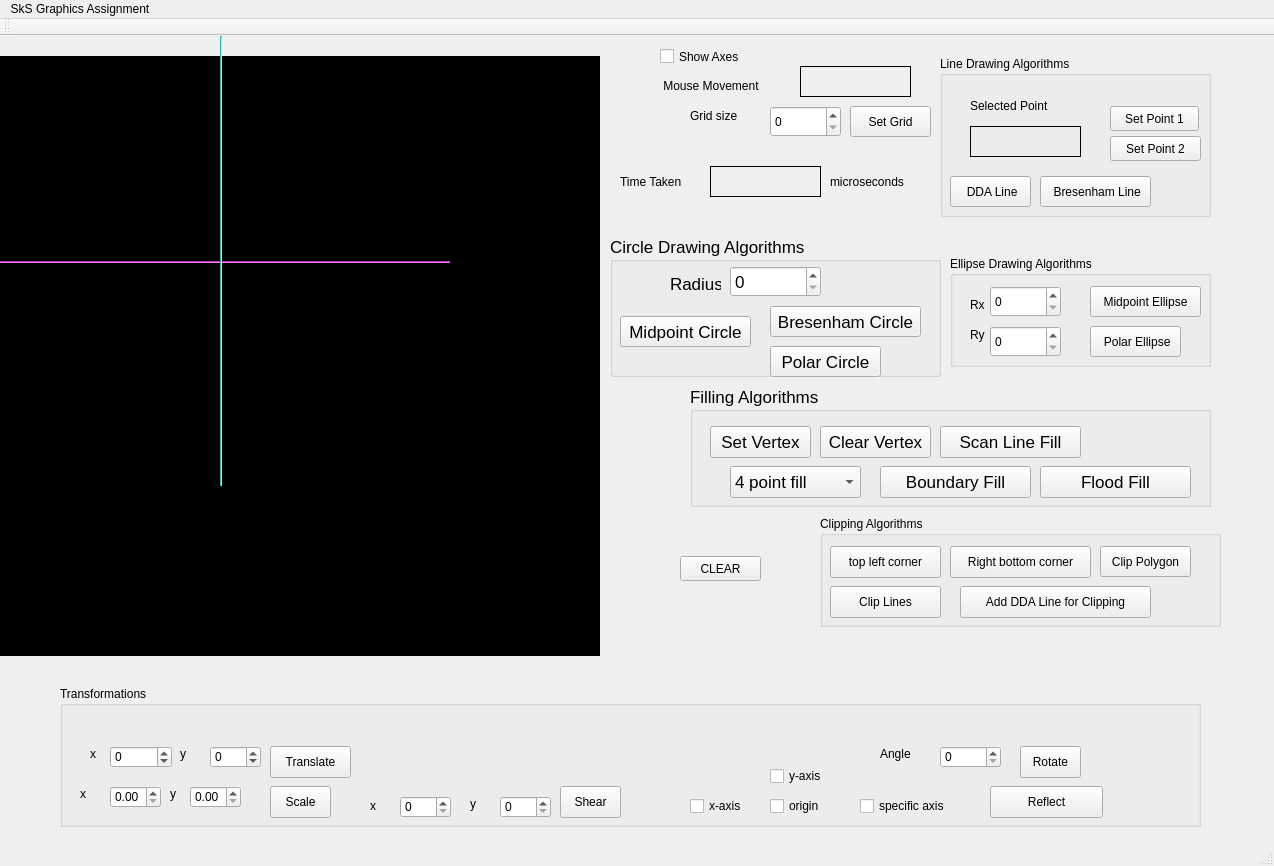
<?xml version="1.0" encoding="UTF-8"?>
<ui version="4.0">
 <class>MainWindow</class>
 <widget class="QMainWindow" name="MainWindow">
  <property name="geometry">
   <rect>
    <x>0</x>
    <y>0</y>
    <width>1274</width>
    <height>866</height>
   </rect>
  </property>
  <property name="windowTitle">
   <string>MainWindow</string>
  </property>
  <widget class="QWidget" name="centralWidget">
   <widget class="my_label" name="frame">
    <property name="geometry">
     <rect>
      <x>0</x>
      <y>20</y>
      <width>600</width>
      <height>600</height>
     </rect>
    </property>
    <property name="mouseTracking">
     <bool>true</bool>
    </property>
    <property name="styleSheet">
     <string notr="true">background-color: rgb(0, 0, 0);</string>
    </property>
    <property name="frameShape">
     <enum>QFrame::Box</enum>
    </property>
    <property name="text">
     <string/>
    </property>
   </widget>
   <widget class="QLabel" name="mouse_movement">
    <property name="geometry">
     <rect>
      <x>800</x>
      <y>30</y>
      <width>111</width>
      <height>31</height>
     </rect>
    </property>
    <property name="frameShape">
     <enum>QFrame::Panel</enum>
    </property>
    <property name="text">
     <string/>
    </property>
   </widget>
   <widget class="QLabel" name="label_3">
    <property name="geometry">
     <rect>
      <x>650</x>
      <y>40</y>
      <width>141</width>
      <height>20</height>
     </rect>
    </property>
    <property name="text">
     <string>    Mouse Movement</string>
    </property>
   </widget>
   <widget class="Line" name="x_axis">
    <property name="geometry">
     <rect>
      <x>0</x>
      <y>225</y>
      <width>450</width>
      <height>2</height>
     </rect>
    </property>
    <property name="styleSheet">
     <string notr="true">background-color: rgb(255, 85, 255);</string>
    </property>
    <property name="orientation">
     <enum>Qt::Horizontal</enum>
    </property>
   </widget>
   <widget class="Line" name="y_axis">
    <property name="geometry">
     <rect>
      <x>220</x>
      <y>0</y>
      <width>2</width>
      <height>450</height>
     </rect>
    </property>
    <property name="styleSheet">
     <string notr="true">
background-color: rgb(85, 255, 255);</string>
    </property>
    <property name="orientation">
     <enum>Qt::Vertical</enum>
    </property>
   </widget>
   <widget class="QCheckBox" name="show_axes">
    <property name="geometry">
     <rect>
      <x>660</x>
      <y>10</y>
      <width>101</width>
      <height>21</height>
     </rect>
    </property>
    <property name="text">
     <string>Show Axes</string>
    </property>
   </widget>
   <widget class="QPushButton" name="setgridbutton">
    <property name="geometry">
     <rect>
      <x>850</x>
      <y>70</y>
      <width>81</width>
      <height>31</height>
     </rect>
    </property>
    <property name="text">
     <string>Set Grid</string>
    </property>
   </widget>
   <widget class="QSpinBox" name="gridspinbox">
    <property name="geometry">
     <rect>
      <x>770</x>
      <y>70</y>
      <width>71</width>
      <height>31</height>
     </rect>
    </property>
   </widget>
   <widget class="QPushButton" name="resetButton">
    <property name="geometry">
     <rect>
      <x>680</x>
      <y>520</y>
      <width>81</width>
      <height>25</height>
     </rect>
    </property>
    <property name="text">
     <string>CLEAR</string>
    </property>
   </widget>
   <widget class="QLabel" name="timeTaken">
    <property name="geometry">
     <rect>
      <x>710</x>
      <y>130</y>
      <width>111</width>
      <height>31</height>
     </rect>
    </property>
    <property name="frameShape">
     <enum>QFrame::Panel</enum>
    </property>
    <property name="text">
     <string/>
    </property>
   </widget>
   <widget class="QLabel" name="label_7">
    <property name="geometry">
     <rect>
      <x>620</x>
      <y>130</y>
      <width>81</width>
      <height>31</height>
     </rect>
    </property>
    <property name="text">
     <string>Time Taken</string>
    </property>
   </widget>
   <widget class="QGroupBox" name="groupBox">
    <property name="geometry">
     <rect>
      <x>940</x>
      <y>20</y>
      <width>271</width>
      <height>161</height>
     </rect>
    </property>
    <property name="title">
     <string>Line Drawing Algorithms</string>
    </property>
    <widget class="QPushButton" name="bresenhamLine">
     <property name="geometry">
      <rect>
       <x>100</x>
       <y>120</y>
       <width>111</width>
       <height>31</height>
      </rect>
     </property>
     <property name="text">
      <string> Bresenham Line</string>
     </property>
    </widget>
    <widget class="QPushButton" name="setpoint2">
     <property name="geometry">
      <rect>
       <x>170</x>
       <y>80</y>
       <width>91</width>
       <height>25</height>
      </rect>
     </property>
     <property name="text">
      <string>Set Point 2</string>
     </property>
    </widget>
    <widget class="QPushButton" name="DDAline">
     <property name="geometry">
      <rect>
       <x>10</x>
       <y>120</y>
       <width>81</width>
       <height>31</height>
      </rect>
     </property>
     <property name="text">
      <string> DDA Line</string>
     </property>
    </widget>
    <widget class="QLabel" name="mouse_pressed">
     <property name="geometry">
      <rect>
       <x>30</x>
       <y>70</y>
       <width>111</width>
       <height>31</height>
      </rect>
     </property>
     <property name="frameShape">
      <enum>QFrame::Panel</enum>
     </property>
     <property name="text">
      <string/>
     </property>
    </widget>
    <widget class="QLabel" name="label_5">
     <property name="geometry">
      <rect>
       <x>30</x>
       <y>40</y>
       <width>121</width>
       <height>20</height>
      </rect>
     </property>
     <property name="text">
      <string>Selected Point</string>
     </property>
    </widget>
    <widget class="QPushButton" name="setpoint1">
     <property name="geometry">
      <rect>
       <x>170</x>
       <y>50</y>
       <width>89</width>
       <height>25</height>
      </rect>
     </property>
     <property name="text">
      <string>Set Point 1</string>
     </property>
    </widget>
   </widget>
   <widget class="QGroupBox" name="groupBox_2">
    <property name="geometry">
     <rect>
      <x>610</x>
      <y>200</y>
      <width>331</width>
      <height>141</height>
     </rect>
    </property>
    <property name="font">
     <font>
      <pointsize>13</pointsize>
      <weight>50</weight>
      <bold>false</bold>
     </font>
    </property>
    <property name="title">
     <string>Circle Drawing Algorithms</string>
    </property>
    <widget class="QLabel" name="label_4">
     <property name="geometry">
      <rect>
       <x>60</x>
       <y>40</y>
       <width>51</width>
       <height>16</height>
      </rect>
     </property>
     <property name="text">
      <string>Radius</string>
     </property>
    </widget>
    <widget class="QSpinBox" name="radiusSpinBox">
     <property name="geometry">
      <rect>
       <x>120</x>
       <y>30</y>
       <width>91</width>
       <height>31</height>
      </rect>
     </property>
    </widget>
    <widget class="QPushButton" name="midpointCircle">
     <property name="geometry">
      <rect>
       <x>10</x>
       <y>80</y>
       <width>131</width>
       <height>31</height>
      </rect>
     </property>
     <property name="text">
      <string>Midpoint Circle</string>
     </property>
    </widget>
    <widget class="QPushButton" name="bresenhamCircle">
     <property name="geometry">
      <rect>
       <x>160</x>
       <y>70</y>
       <width>151</width>
       <height>31</height>
      </rect>
     </property>
     <property name="text">
      <string>Bresenham Circle</string>
     </property>
    </widget>
    <widget class="QPushButton" name="polarCircle">
     <property name="geometry">
      <rect>
       <x>160</x>
       <y>110</y>
       <width>111</width>
       <height>31</height>
      </rect>
     </property>
     <property name="text">
      <string>Polar Circle</string>
     </property>
    </widget>
   </widget>
   <widget class="QGroupBox" name="groupBox_3">
    <property name="geometry">
     <rect>
      <x>950</x>
      <y>220</y>
      <width>261</width>
      <height>111</height>
     </rect>
    </property>
    <property name="font">
     <font>
      <weight>50</weight>
      <bold>false</bold>
     </font>
    </property>
    <property name="title">
     <string>Ellipse Drawing Algorithms</string>
    </property>
    <widget class="QLabel" name="label">
     <property name="geometry">
      <rect>
       <x>20</x>
       <y>40</y>
       <width>21</width>
       <height>17</height>
      </rect>
     </property>
     <property name="text">
      <string>Rx</string>
     </property>
    </widget>
    <widget class="QSpinBox" name="xaxisRadius">
     <property name="geometry">
      <rect>
       <x>40</x>
       <y>30</y>
       <width>71</width>
       <height>31</height>
      </rect>
     </property>
    </widget>
    <widget class="QLabel" name="label_2">
     <property name="geometry">
      <rect>
       <x>20</x>
       <y>70</y>
       <width>21</width>
       <height>17</height>
      </rect>
     </property>
     <property name="text">
      <string>Ry</string>
     </property>
    </widget>
    <widget class="QSpinBox" name="yaxisRadius">
     <property name="geometry">
      <rect>
       <x>40</x>
       <y>70</y>
       <width>71</width>
       <height>31</height>
      </rect>
     </property>
    </widget>
    <widget class="QPushButton" name="midpointEllipse">
     <property name="geometry">
      <rect>
       <x>140</x>
       <y>30</y>
       <width>111</width>
       <height>31</height>
      </rect>
     </property>
     <property name="text">
      <string>Midpoint Ellipse</string>
     </property>
    </widget>
    <widget class="QPushButton" name="polarEllipse">
     <property name="geometry">
      <rect>
       <x>140</x>
       <y>70</y>
       <width>91</width>
       <height>31</height>
      </rect>
     </property>
     <property name="text">
      <string> Polar Ellipse</string>
     </property>
    </widget>
   </widget>
   <widget class="QLabel" name="label_8">
    <property name="geometry">
     <rect>
      <x>690</x>
      <y>70</y>
      <width>61</width>
      <height>20</height>
     </rect>
    </property>
    <property name="text">
     <string>Grid size</string>
    </property>
   </widget>
   <widget class="QLabel" name="label_9">
    <property name="geometry">
     <rect>
      <x>830</x>
      <y>130</y>
      <width>91</width>
      <height>31</height>
     </rect>
    </property>
    <property name="text">
     <string>microseconds</string>
    </property>
   </widget>
   <widget class="QLabel" name="label_10">
    <property name="geometry">
     <rect>
      <x>870</x>
      <y>20</y>
      <width>141</width>
      <height>16</height>
     </rect>
    </property>
    <property name="font">
     <font>
      <weight>75</weight>
      <bold>true</bold>
     </font>
    </property>
    <property name="text">
     <string/>
    </property>
   </widget>
   <widget class="QGroupBox" name="groupBox_4">
    <property name="geometry">
     <rect>
      <x>690</x>
      <y>350</y>
      <width>521</width>
      <height>121</height>
     </rect>
    </property>
    <property name="font">
     <font>
      <pointsize>13</pointsize>
      <weight>50</weight>
      <bold>false</bold>
     </font>
    </property>
    <property name="title">
     <string>Filling Algorithms</string>
    </property>
    <widget class="QPushButton" name="setVertex">
     <property name="geometry">
      <rect>
       <x>20</x>
       <y>40</y>
       <width>101</width>
       <height>32</height>
      </rect>
     </property>
     <property name="text">
      <string>Set Vertex</string>
     </property>
    </widget>
    <widget class="QPushButton" name="clearVertex">
     <property name="geometry">
      <rect>
       <x>130</x>
       <y>40</y>
       <width>111</width>
       <height>32</height>
      </rect>
     </property>
     <property name="text">
      <string>Clear Vertex</string>
     </property>
    </widget>
    <widget class="QPushButton" name="scanlinefill">
     <property name="geometry">
      <rect>
       <x>250</x>
       <y>40</y>
       <width>141</width>
       <height>32</height>
      </rect>
     </property>
     <property name="text">
      <string>Scan Line Fill</string>
     </property>
    </widget>
    <widget class="QComboBox" name="fill_selector">
     <property name="geometry">
      <rect>
       <x>40</x>
       <y>80</y>
       <width>131</width>
       <height>32</height>
      </rect>
     </property>
     <item>
      <property name="text">
       <string>4 point fill</string>
      </property>
     </item>
     <item>
      <property name="text">
       <string>8 point fill</string>
      </property>
     </item>
    </widget>
    <widget class="QPushButton" name="boundaryfill">
     <property name="geometry">
      <rect>
       <x>190</x>
       <y>80</y>
       <width>151</width>
       <height>32</height>
      </rect>
     </property>
     <property name="text">
      <string>Boundary Fill</string>
     </property>
    </widget>
    <widget class="QPushButton" name="floodfill">
     <property name="geometry">
      <rect>
       <x>350</x>
       <y>80</y>
       <width>151</width>
       <height>32</height>
      </rect>
     </property>
     <property name="text">
      <string>Flood Fill</string>
     </property>
    </widget>
   </widget>
   <widget class="QGroupBox" name="groupBox_5">
    <property name="geometry">
     <rect>
      <x>60</x>
      <y>650</y>
      <width>1141</width>
      <height>141</height>
     </rect>
    </property>
    <property name="font">
     <font>
      <weight>50</weight>
      <bold>false</bold>
     </font>
    </property>
    <property name="title">
     <string>Transformations</string>
    </property>
    <widget class="QLabel" name="label_18">
     <property name="geometry">
      <rect>
       <x>820</x>
       <y>60</y>
       <width>41</width>
       <height>16</height>
      </rect>
     </property>
     <property name="text">
      <string>Angle</string>
     </property>
    </widget>
    <widget class="QLabel" name="label_15">
     <property name="geometry">
      <rect>
       <x>110</x>
       <y>100</y>
       <width>16</width>
       <height>16</height>
      </rect>
     </property>
     <property name="text">
      <string>y</string>
     </property>
    </widget>
    <widget class="QLabel" name="label_12">
     <property name="geometry">
      <rect>
       <x>30</x>
       <y>60</y>
       <width>16</width>
       <height>16</height>
      </rect>
     </property>
     <property name="text">
      <string>x</string>
     </property>
    </widget>
    <widget class="QLabel" name="label_16">
     <property name="geometry">
      <rect>
       <x>310</x>
       <y>110</y>
       <width>20</width>
       <height>20</height>
      </rect>
     </property>
     <property name="text">
      <string>x</string>
     </property>
    </widget>
    <widget class="QPushButton" name="shearing_2">
     <property name="geometry">
      <rect>
       <x>960</x>
       <y>60</y>
       <width>61</width>
       <height>32</height>
      </rect>
     </property>
     <property name="text">
      <string>Rotate</string>
     </property>
    </widget>
    <widget class="QSpinBox" name="xshear">
     <property name="geometry">
      <rect>
       <x>340</x>
       <y>110</y>
       <width>51</width>
       <height>22</height>
      </rect>
     </property>
    </widget>
    <widget class="QLabel" name="label_17">
     <property name="geometry">
      <rect>
       <x>410</x>
       <y>110</y>
       <width>16</width>
       <height>16</height>
      </rect>
     </property>
     <property name="text">
      <string>y</string>
     </property>
    </widget>
    <widget class="QDoubleSpinBox" name="yscale">
     <property name="geometry">
      <rect>
       <x>130</x>
       <y>100</y>
       <width>51</width>
       <height>22</height>
      </rect>
     </property>
    </widget>
    <widget class="QPushButton" name="scaling">
     <property name="geometry">
      <rect>
       <x>210</x>
       <y>100</y>
       <width>61</width>
       <height>32</height>
      </rect>
     </property>
     <property name="text">
      <string>Scale</string>
     </property>
    </widget>
    <widget class="QSpinBox" name="anglespinbox">
     <property name="geometry">
      <rect>
       <x>880</x>
       <y>60</y>
       <width>61</width>
       <height>22</height>
      </rect>
     </property>
    </widget>
    <widget class="QLabel" name="label_13">
     <property name="geometry">
      <rect>
       <x>120</x>
       <y>60</y>
       <width>16</width>
       <height>16</height>
      </rect>
     </property>
     <property name="text">
      <string>y</string>
     </property>
    </widget>
    <widget class="QLabel" name="label_14">
     <property name="geometry">
      <rect>
       <x>20</x>
       <y>100</y>
       <width>16</width>
       <height>16</height>
      </rect>
     </property>
     <property name="text">
      <string>x</string>
     </property>
    </widget>
    <widget class="QPushButton" name="translation">
     <property name="geometry">
      <rect>
       <x>210</x>
       <y>60</y>
       <width>81</width>
       <height>32</height>
      </rect>
     </property>
     <property name="text">
      <string>Translate</string>
     </property>
    </widget>
    <widget class="QDoubleSpinBox" name="xscale">
     <property name="geometry">
      <rect>
       <x>50</x>
       <y>100</y>
       <width>51</width>
       <height>22</height>
      </rect>
     </property>
    </widget>
    <widget class="QPushButton" name="shearing">
     <property name="geometry">
      <rect>
       <x>500</x>
       <y>100</y>
       <width>61</width>
       <height>32</height>
      </rect>
     </property>
     <property name="text">
      <string>Shear</string>
     </property>
    </widget>
    <widget class="QSpinBox" name="yshear">
     <property name="geometry">
      <rect>
       <x>440</x>
       <y>110</y>
       <width>51</width>
       <height>22</height>
      </rect>
     </property>
    </widget>
    <widget class="QPushButton" name="reflection">
     <property name="geometry">
      <rect>
       <x>930</x>
       <y>100</y>
       <width>113</width>
       <height>32</height>
      </rect>
     </property>
     <property name="text">
      <string>Reflect</string>
     </property>
    </widget>
    <widget class="QCheckBox" name="reflectyaxis">
     <property name="geometry">
      <rect>
       <x>710</x>
       <y>80</y>
       <width>61</width>
       <height>20</height>
      </rect>
     </property>
     <property name="text">
      <string>y-axis</string>
     </property>
    </widget>
    <widget class="QCheckBox" name="reflectorigin">
     <property name="geometry">
      <rect>
       <x>710</x>
       <y>110</y>
       <width>61</width>
       <height>20</height>
      </rect>
     </property>
     <property name="text">
      <string>origin</string>
     </property>
    </widget>
    <widget class="QCheckBox" name="reflectxaxis">
     <property name="geometry">
      <rect>
       <x>630</x>
       <y>110</y>
       <width>61</width>
       <height>20</height>
      </rect>
     </property>
     <property name="text">
      <string>x-axis</string>
     </property>
    </widget>
    <widget class="QCheckBox" name="reflectionaxis">
     <property name="geometry">
      <rect>
       <x>800</x>
       <y>110</y>
       <width>111</width>
       <height>20</height>
      </rect>
     </property>
     <property name="text">
      <string>specific axis</string>
     </property>
    </widget>
    <widget class="QSpinBox" name="xtranslate">
     <property name="geometry">
      <rect>
       <x>50</x>
       <y>60</y>
       <width>62</width>
       <height>22</height>
      </rect>
     </property>
     <property name="minimum">
      <number>-99</number>
     </property>
    </widget>
    <widget class="QSpinBox" name="ytranslate">
     <property name="geometry">
      <rect>
       <x>150</x>
       <y>60</y>
       <width>51</width>
       <height>22</height>
      </rect>
     </property>
     <property name="minimum">
      <number>-99</number>
     </property>
    </widget>
   </widget>
   <widget class="QGroupBox" name="groupBox_6">
    <property name="geometry">
     <rect>
      <x>820</x>
      <y>480</y>
      <width>401</width>
      <height>111</height>
     </rect>
    </property>
    <property name="font">
     <font>
      <weight>50</weight>
      <bold>false</bold>
     </font>
    </property>
    <property name="title">
     <string>Clipping Algorithms</string>
    </property>
    <widget class="QPushButton" name="drawDDALineByStoringPoints">
     <property name="geometry">
      <rect>
       <x>140</x>
       <y>70</y>
       <width>191</width>
       <height>32</height>
      </rect>
     </property>
     <property name="text">
      <string>Add DDA Line for Clipping</string>
     </property>
    </widget>
    <widget class="QPushButton" name="setCorner1">
     <property name="geometry">
      <rect>
       <x>10</x>
       <y>30</y>
       <width>111</width>
       <height>32</height>
      </rect>
     </property>
     <property name="text">
      <string>top left corner</string>
     </property>
    </widget>
    <widget class="QPushButton" name="setCorner2">
     <property name="geometry">
      <rect>
       <x>130</x>
       <y>30</y>
       <width>141</width>
       <height>32</height>
      </rect>
     </property>
     <property name="text">
      <string>Right bottom corner</string>
     </property>
    </widget>
    <widget class="QPushButton" name="lineclipping">
     <property name="geometry">
      <rect>
       <x>10</x>
       <y>70</y>
       <width>111</width>
       <height>32</height>
      </rect>
     </property>
     <property name="text">
      <string>Clip Lines</string>
     </property>
    </widget>
    <widget class="QPushButton" name="polygonclipping">
     <property name="geometry">
      <rect>
       <x>280</x>
       <y>30</y>
       <width>91</width>
       <height>31</height>
      </rect>
     </property>
     <property name="text">
      <string>Clip Polygon</string>
     </property>
    </widget>
   </widget>
  </widget>
  <widget class="QMenuBar" name="menuBar">
   <property name="geometry">
    <rect>
     <x>0</x>
     <y>0</y>
     <width>1274</width>
     <height>23</height>
    </rect>
   </property>
   <widget class="QMenu" name="menuDebargha_s_Graphics_Assignment">
    <property name="title">
     <string>SkS Graphics Assignment</string>
    </property>
   </widget>
   <addaction name="menuDebargha_s_Graphics_Assignment"/>
  </widget>
  <widget class="QToolBar" name="mainToolBar">
   <attribute name="toolBarArea">
    <enum>TopToolBarArea</enum>
   </attribute>
   <attribute name="toolBarBreak">
    <bool>false</bool>
   </attribute>
  </widget>
  <widget class="QStatusBar" name="statusBar"/>
 </widget>
 <layoutdefault spacing="6" margin="11"/>
 <customwidgets>
  <customwidget>
   <class>my_label</class>
   <extends>QLabel</extends>
   <header location="global">my_label.h</header>
  </customwidget>
 </customwidgets>
 <resources/>
 <connections/>
</ui>
